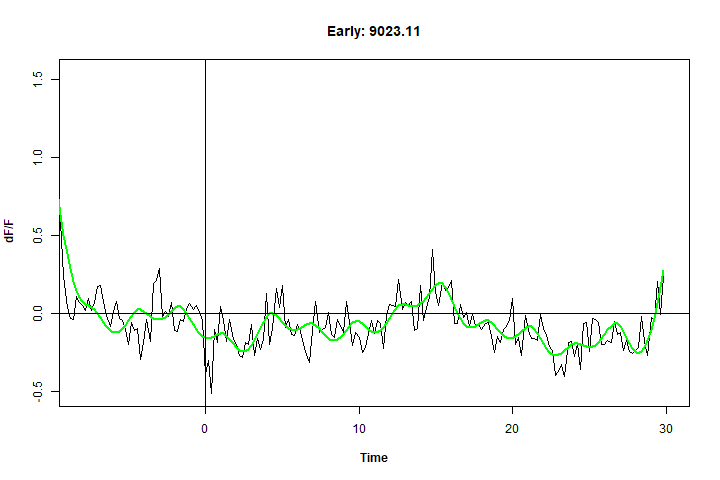

This chart was generated by the following R code:
## Required packages
library(data.table)
library(dplyr)
library(tidyverse)
library(gsignal)
library(boxfilter)
library(npreg)
## Open a png file
png(filename = "./plots/ER9023.11ss.png", width = 720, height = 480)
## make the plot
ss <- ss(G9023.11$time, G9023.11$dFF, nknots = 15, m = 2)
plot(G9023.11$time, G9023.11$dFF, type = "l", xlim = c(-8, 30), main = "Early: 9023.11", 
     xlab = substitute(paste(bold('Time'))), ylab = substitute(paste(bold('dF/F'))))
lines(predict(ss, G9023.11$time), col = "green", lwd = 2)
abline(a = 0, b = 0, h = 0, v = 0, lwd = 1)
dev.off()